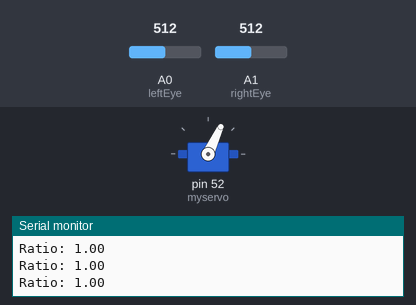
Recording of a sketch running on a simulated Arduino Mega 2560, built with avr-gcc and run on an emulated ATmega2560. Shown: servo, the last lines printed to the serial monitor. Inputs (shaded band) come from the test bench; at power-on: A1 (rightEye) = 512, A0 (leftEye) = 512.

Above: at 1.27 s.
1.3 s: A1 (rightEye) set to 497
At 2.5 s:
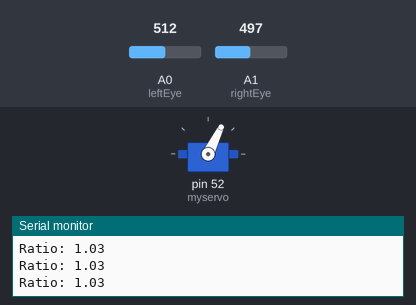
2.8 s: A0 (leftEye) set to 580
4.3 s: A0 (leftEye) set to 615
At 5.13 s:
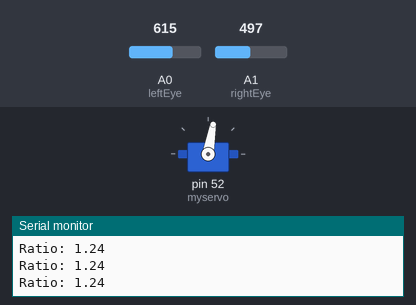
At 6.15 s:
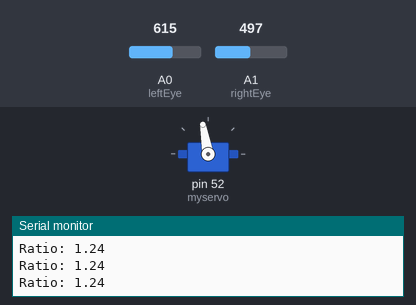
7.3 s: A0 (leftEye) set to 511
At 8.1 s:
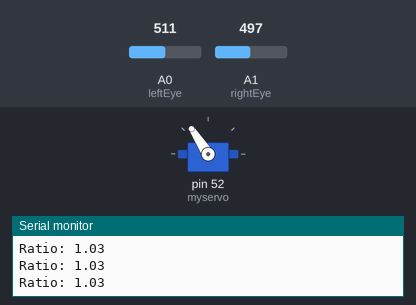
8.8 s: A1 (rightEye) set to 437
10.3 s: A1 (rightEye) set to 410
Timing chart, 0 to 33.4 s (numbered marks = the images above; inputs shaded):
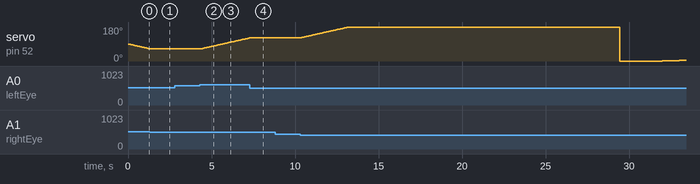

Measured:
- the behaviour switches between 596 and 597 on A0 (leftEye) (found by bisection; images 1 and 2)
- after the input at 1.3 s, servo on pin 52 (myservo): goes on until 1.3 s, then stays 64°
- after the input at 4.3 s, servo on pin 52 (myservo): moves from 64° to 122° over 2.9 s, starting after 0.07 s
- after the input at 7.3 s, servo on pin 52 (myservo): goes on until 7.3 s, then stays 123°

The sketch:

Sunseeker.ino
```cpp
/*
 * Sunseeker: A sketch that uses the values of two photocells to
 * determine the direction of light and control a servo to move
 * in the corresponding direction.
 *
 * 14.04.2020 by pgroon
 */

#include <Servo.h>

Servo myservo;
int leftEye = A0;
int rightEye = A1;
int pos = 90;   // Servo position
double valueLeft;
double valueRight;
double ratioLR;

void setup() {
  // Initialize photocells
  pinMode(leftEye,  INPUT);
  pinMode(rightEye, INPUT);

  // Initialize serial monitor
  Serial.begin(9600);

  // Initialize Servo
  myservo.attach(52);
}

void loop() {
  valueLeft   = analogRead(leftEye);
  valueRight  = analogRead(rightEye);

  //Serial.print("leftEye: ");
  //Serial.println(valueLeft);
  //Serial.print("rightEye: ");
  //Serial.println(valueRight);

  ratioLR = valueLeft/valueRight;
  Serial.print("Ratio: ");
  Serial.println(ratioLR);

  if (ratioLR <= 1.0) {
    pos--;
  } else if (ratioLR >= 1.2) {
    pos++;
  }
  delay(50);
  myservo.write(pos);
}
```
